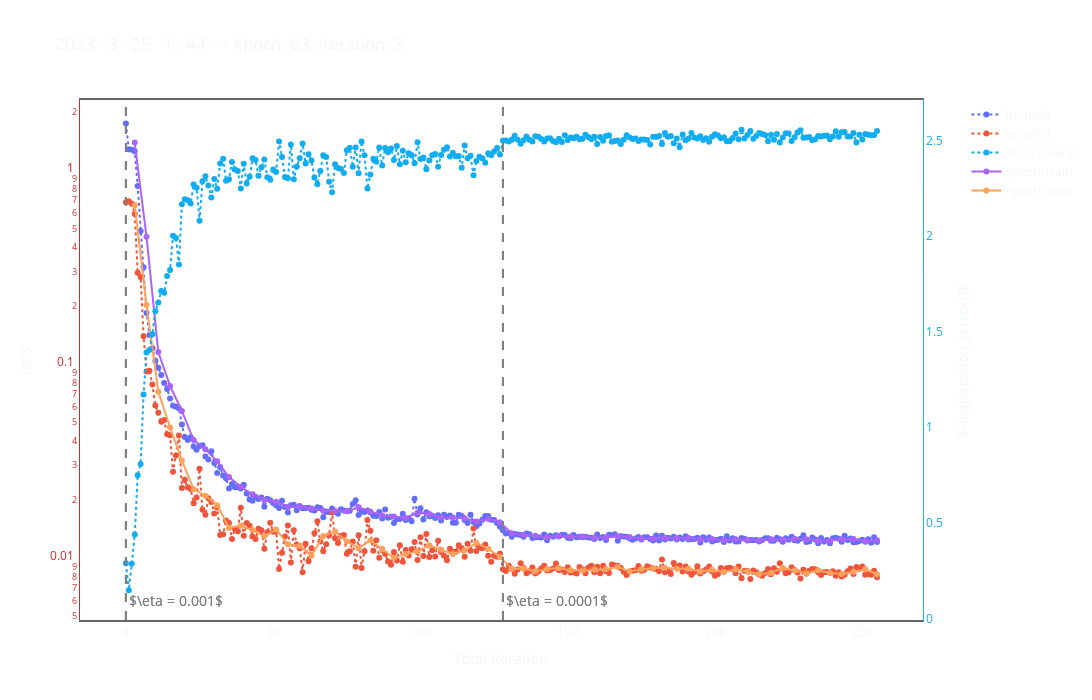

The notebook cell this image was saved under:
### Code cell
fig = go.FigureWidget()

df, t = update_csv()
update_fig(df, t)
fig.show()
while True:
    df, t = update_csv()
    update_fig(df, t)
    time.sleep(30)
    clear_output(wait=True)
    fig.show()

### Figure 1 — Plotly figure (JSON) as saved in the notebook; plotly's stock layout.template omitted (floating-point values rounded to 4 significant figures; data arrays with more than 128 entries replaced by an {"elided": "..."} marker saying what was removed)
{"data": [{"line": {"dash": "dot"}, "mode": "lines+markers", "name": "itr: train", "x": {"elided": "256 int values"}, "y": {"elided": "256 float values"}, "type": "scatter", "uid": "e12bf2a5-626b-4408-ba21-0b11a067b289"}, {"line": {"dash": "dot"}, "mode": "lines+markers", "name": "itr: valid", "x": {"elided": "256 int values"}, "y": {"elided": "256 float values"}, "type": "scatter", "uid": "7f6dfe29-46ae-428a-8b4e-7e3c4a479108"}, {"line": {"color": "#11ADF0", "dash": "dot"}, "mode": "lines+markers", "name": "itr: accuracy", "x": {"elided": "256 int values"}, "y": {"elided": "256 float values"}, "yaxis": "y2", "type": "scatter", "uid": "efc14f88-1259-4179-b276-ba4cce567dc5"}, {"mode": "lines+markers", "name": "epoch: train", "x": [3, 7, 11, 15, 19, 23, 27, 31, 35, 39, 43, 47, 51, 55, 59, 63, 67, 71, 75, 79, 83, 87, 91, 95, 99, 103, 107, 111, 115, 119, 123, 127, 131, 135, 139, 143, 147, 151, 155, 159, 163, 167, 171, 175, 179, 183, 187, 191, 195, 199, 203, 207, 211, 215, 219, 223, 227, 231, 235, 239, 243, 247, 251, 255], "y": [1.389, 0.4535, 0.1152, 0.07697, 0.05719, 0.04048, 0.03626, 0.03142, 0.02608, 0.02324, 0.02123, 0.01988, 0.01944, 0.01827, 0.01836, 0.01795, 0.01749, 0.01741, 0.01739, 0.0182, 0.01728, 0.01651, 0.0163, 0.01603, 0.01705, 0.01682, 0.01615, 0.01613, 0.01598, 0.01539, 0.01587, 0.01522, 0.01336, 0.01309, 0.01298, 0.01273, 0.01294, 0.01287, 0.01286, 0.01268, 0.01273, 0.01291, 0.01278, 0.01253, 0.01257, 0.01266, 0.01261, 0.01263, 0.0124, 0.01249, 0.01231, 0.01246, 0.01239, 0.01227, 0.01244, 0.01237, 0.01252, 0.01246, 0.01228, 0.01223, 0.01247, 0.01247, 0.01218, 0.0123], "type": "scatter", "uid": "6ed4bae6-e5d1-4e9b-87e2-a0866dbb99c2"}, {"mode": "lines+markers", "name": "epoch: valid", "x": [3, 7, 11, 15, 19, 23, 27, 31, 35, 39, 43, 47, 51, 55, 59, 63, 67, 71, 75, 79, 83, 87, 91, 95, 99, 103, 107, 111, 115, 119, 123, 127, 131, 135, 139, 143, 147, 151, 155, 159, 163, 167, 171, 175, 179, 183, 187, 191, 195, 199, 203, 207, 211, 215, 219, 223, 227, 231, 235, 239, 243, 247, 251, 255], "y": [0.6603, 0.2018, 0.07188, 0.04697, 0.03177, 0.02253, 0.02089, 0.01867, 0.01424, 0.0146, 0.01388, 0.01289, 0.01399, 0.01172, 0.01154, 0.01025, 0.01293, 0.01363, 0.01212, 0.01123, 0.01227, 0.01105, 0.009987, 0.01044, 0.01078, 0.01158, 0.011, 0.01044, 0.01091, 0.01191, 0.01111, 0.0101, 0.008763, 0.008789, 0.0085, 0.008741, 0.008846, 0.008602, 0.008593, 0.008679, 0.008724, 0.008942, 0.008488, 0.008705, 0.008856, 0.008861, 0.008775, 0.008773, 0.008479, 0.008675, 0.008428, 0.00869, 0.008486, 0.008231, 0.008343, 0.008856, 0.008575, 0.008281, 0.008613, 0.008332, 0.008243, 0.008427, 0.008721, 0.008212], "type": "scatter", "uid": "03fa4009-1ad6-40ca-920c-07b4014ea98a"}], "layout": {"shapes": [{"line": {"color": "grey", "dash": "dash", "width": 2}, "type": "line", "x0": 0, "x1": 0, "xref": "x", "y0": 0, "y1": 1, "yref": "y domain"}, {"line": {"color": "grey", "dash": "dash", "width": 2}, "type": "line", "x0": 128, "x1": 128, "xref": "x", "y0": 0, "y1": 1, "yref": "y domain"}, {"line": {"color": "grey", "dash": "dash", "width": 2}, "type": "line", "x0": 0, "x1": 0, "xref": "x", "y0": 0, "y1": 1, "yref": "y domain"}, {"line": {"color": "grey", "dash": "dash", "width": 2}, "type": "line", "x0": 128, "x1": 128, "xref": "x", "y0": 0, "y1": 1, "yref": "y domain"}], "annotations": [{"font": {"color": "grey", "size": 14}, "showarrow": false, "text": "$\\eta = 0.001$", "x": 0.5, "xanchor": "left", "y": -2.279, "yanchor": "bottom"}, {"font": {"color": "grey", "size": 14}, "showarrow": false, "text": "$\\eta = 0.0001$", "x": 128.5, "xanchor": "left", "y": -2.279, "yanchor": "bottom"}, {"font": {"color": "grey", "size": 14}, "showarrow": false, "text": "$\\eta = 0.001$", "x": 0.5, "xanchor": "left", "y": -2.279, "yanchor": "bottom"}, {"font": {"color": "grey", "size": 14}, "showarrow": false, "text": "$\\eta = 0.0001$", "x": 128.5, "xanchor": "left", "y": -2.279, "yanchor": "bottom"}], "xaxis": {"title": {"text": "Total iteration"}, "showgrid": false, "mirror": true, "showline": true, "zeroline": false, "linewidth": 2, "linecolor": "#666666", "gridcolor": "#d9d9d9", "domain": [0.0, 0.97]}, "yaxis": {"title": {"text": "Loss"}, "tickfont": {"color": "#d62728"}, "showgrid": false, "linecolor": "#d62728", "gridcolor": "#d9d9d9", "zeroline": false, "type": "log", "range": [-2.322, 0.3626]}, "yaxis2": {"title": {"text": "$-log(\\epsilon_{error})$"}, "tickfont": {"color": "#11ADF0"}, "anchor": "x", "overlaying": "y", "side": "right", "showgrid": false, "linecolor": "#11ADF0", "gridcolor": "#d9d9d9", "zeroline": false}, "title": {"text": "2023 - 3 - 25   1 : 44 --> Epoch: 63, Iteration: 3"}, "width": 1200, "height": 700, "paper_bgcolor": "rgba(0,0,0,0)", "plot_bgcolor": "rgba(0,0,0,0)"}}
